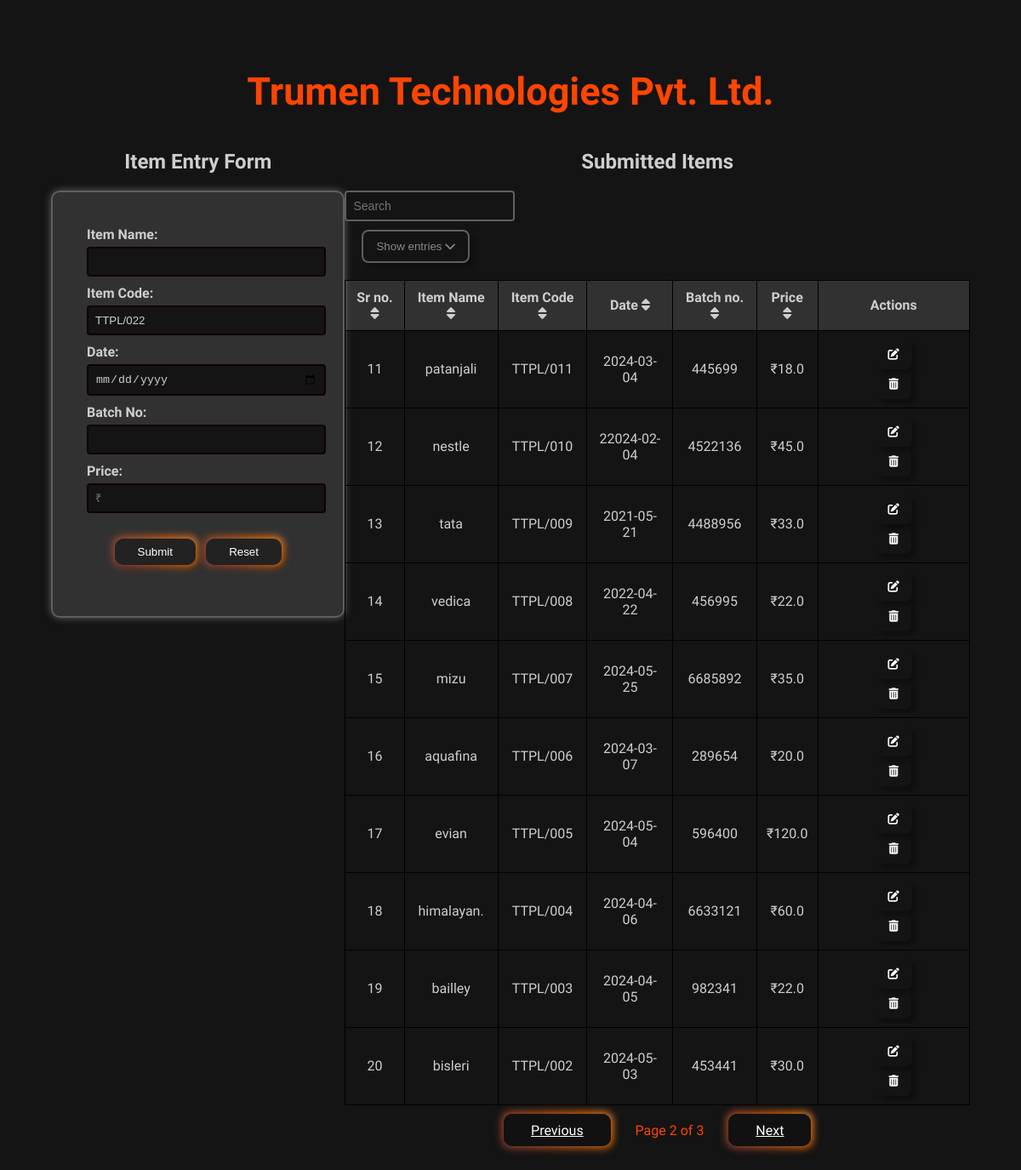
The page /?page=2&limit=10 on the database its author committed.
### tables this page shows
CREATE TABLE Item (
                id INTEGER PRIMARY KEY AUTOINCREMENT,
                itemName TEXT NOT NULL,
                itemCode TEXT NOT NULL,
                date TEXT NOT NULL,
                batchNo TEXT NOT NULL,
                price REAL NOT NULL
            );

### atharva_trumen final/atharva/app.py (the view)
@app.route('/')
def index():
    conn = get_db_connection()
    page = request.args.get('page', 1, type=int)
    limit = request.args.get('limit', 10, type=int)
    total_items = conn.execute('SELECT COUNT(*) AS count FROM Item').fetchone()['count']
    total_pages = math.ceil(total_items / limit) if limit > 0 else 1
    if page < 1:
        page = 1
    elif page > total_pages:
        page = total_pages
    offset = (page - 1) * limit
    if limit > 0:
        items = conn.execute('SELECT * FROM Item ORDER BY id DESC LIMIT ? OFFSET ?', (limit, offset)).fetchall()
    else:
        items = conn.execute('SELECT * FROM Item ORDER BY id DESC').fetchall()
    next_item_code = get_next_item_code()
    conn.close()
    return render_template('index.html', items=items, next_item_code=next_item_code, page=page, limit=limit, total_pages=total_pages)

### atharva_trumen final/atharva/app.py (called while the page is built)
def get_db_connection():
    conn = sqlite3.connect(DATABASE)
    conn.row_factory = sqlite3.Row
    return conn

def get_next_item_code():
    with get_db_connection() as conn:
        result = conn.execute('SELECT COUNT(*) AS count FROM Item').fetchone()
        count = result['count']
        next_code = f'TTPL/{count + 1:03d}'
        return next_code

### atharva_trumen final/atharva/templates/index.html (shortened to what this page needs)
<!DOCTYPE html>
<html lang="en">
<head>
    <link rel="stylesheet" href="../static/styles.css">
    <link rel="stylesheet" href="https://cdnjs.cloudflare.com/ajax/libs/font-awesome/6.0.0-beta3/css/all.min.css">
</head>
<body>
    <header>
        <h1 style="text-align:center;"><span class="animated-text">Trumen Technologies Pvt. Ltd.</span></h1>
    </header>
    <main class="main">
        <section class="container1">
            <h2 style="text-align:center;">Item Entry Form</h2>
            <form id="itemForm" action="{{ url_for('add_item') }}" method="post">
                <label for="itemName">Item Name:</label>
                <input type="text" id="itemName" name="itemName" required>
                <br>
                <label for="itemCode">Item Code:</label>
                <input type="text" id="itemCode" name="itemCode" value="{{ next_item_code }}" readonly>
                <br>
                <label for="date">Date:</label>
                <input type="date" id="date" name="date" required>
                <br>
                <label for="batchNo">Batch No:</label>
                <input type="text" id="batchNo" name="batchNo" required>
                <br>
                <label for="price">Price:</label>
                <input type="number" id="price" name="price" placeholder="₹" required>
                <br>
                <div class="btn">
                    <button type="submit" class="button">Submit</button>
                    <button type="reset" class="button" onclick="resetForm()">Reset</button>
                </div>
            </form>
        </section>
        <section class="container2">
            <h2 style="text-align:center;">Submitted Items</h2>
            <div class="table-options">
                <input type="text" id="searchInput" onkeyup="searchTable()" placeholder="Search">
                <div class="dropdown">
                    <button class="dropbtn">
                        Show entries <i class="fa fa-chevron-down"></i>
                    </button>
                </div>
            </div>
            <table id="itemsTable">
                <thead>
                    <tr>
                        <th class="sortable" style="text-align:center;" onclick="sortTable(0)">Sr no. <i class="fa fa-sort"></i></th>
                        <th class="sortable" style="text-align:center;" onclick="sortTable(1)">Item Name <i class="fa fa-sort"></i></th>
                        <th class="sortable" style="text-align:center;" onclick="sortTable(2)">Item Code <i class="fa fa-sort"></i></th>
                        <th class="sortable" style="text-align:center;" onclick="sortTable(3)">Date <i class="fa fa-sort"></i></th>
                        <th class="sortable" style="text-align:center;" onclick="sortTable(4)">Batch no. <i class="fa fa-sort"></i></th>
                        <th class="sortable" style="text-align:center;" onclick="sortTable(5)">Price <i class="fa fa-sort"></i></th>
                        <th style="text-align:center;">Actions</th>
                    </tr>
                </thead>
                <tbody>
                    {% for item in items %}
                    <tr>
                        <td style="text-align:center;">{{ loop.index + (page - 1) * limit }}</td>
                        <td style="text-align:center;">{{ item.itemName }}</td>
                        <td style="text-align:center;">{{ item.itemCode }}</td>
                        <td style="text-align:center;">{{ item.date }}</td>
                        <td style="text-align:center;">{{ item.batchNo }}</td>
                        <td style="text-align:center;">₹{{ item.price }}</td>
                        <td style="text-align:center;">
                            <button onclick="editItem('{{ item.id }}', '{{ item.itemName }}', '{{ item.itemCode }}', '{{ item.date }}', '{{ item.batchNo }}', '{{ item.price }}')" style="background:none;border:none;cursor:pointer;">
                                <i class="fas fa-edit" style="color:rgb(255, 255, 255);"></i>
                            </button>
                            <form class="formnone" action="{{ url_for('delete_item', item_id=item.id) }}" method="post" style="display:inline;">
                                <button type="submit" style="background:none;border:none;cursor:pointer;">
                                    <i class="fas fa-trash-alt" style="color:rgb(255, 255, 255);"></i>
                                </button>
                            </form>
                        </td>
                    </tr>
                    {% endfor %}
                </tbody>
            </table>
            <div style="text-align: center; margin-top: 20px;">
                {% if page > 1 %}
                <a href="{{ url_for('index', page=page-1, limit=limit) }}" class="button" style="margin-right: 25px;">Previous</a>
                {% endif %}
                <span style="font-size: medium;">Page {{ page }} of {{ total_pages }}</span>
                {% if page < total_pages %}
                <a href="{{ url_for('index', page=page+1, limit=limit) }}" class="button" style="margin-left: 25px;">Next</a>
                {% endif %}
            </div>
        </section>
    </main>
</body>
</html>

### atharva_trumen final/atharva/static/styles.css (style rules this page uses)
body { font-family: "Radio Canada Big", sans-serif; color: rgb(206, 206, 206); background-color: #141414; margin: 20px; padding: 40px; }
span { color: orangered; font-size: 45px; }
.main { display: flex; align-content: center; justify-content: space-between; }
.container1 { width: 400px; }
form { background-color: #83838343; padding: 40px; border-radius: 10px; box-shadow: 0 0 10px rgba(169, 169, 169, 0.5); max-width: 400px; margin: auto; border: 2.45px solid rgb(95, 95, 95); }
label { font-weight: bold; margin-bottom: 5px; display: block; }
input[type="text"], input[type="date"], input[type="number"] { width: 100%; padding: 8px; margin-bottom: 10px; color: rgb(206, 206, 206); background-color: #141414; border: 2.45px solid rgb(18, 0, 0); border-radius: 4px; }
button { padding: 10px 15px; background-color: orangered; border: 2.45px solid rgb(95, 95, 95); border-radius: 8px; cursor: pointer; box-shadow: 5px 5px 5px rgba(0, 0, 0, 0.3); }
table { width: 100%; border-collapse: collapse; margin-top: 20px; }
td, th { padding: 10px; text-align: left; border: 1px solid #000000; }
th { background-color: #83838343; }
.btn { display: flex; padding: 20px; justify-content: space-evenly; }
.button { padding: 0.6em 2em; border: none; outline: none; color: rgb(255, 255, 255); background: #111; cursor: pointer; position: relative; z-index: 0; border-radius: 10px; user-select: none; -webkit-user-select: none; touch-action: manipulation; }
.button:before { content: ""; background: linear-gradient(45deg, #8e3c3c, #ff7300, #fdfdfd, #ff8000, #d7360a); position: absolute; top: -2px; left: -2px; background-size: 400%; z-index: -1; filter: blur(5px); -webkit-filter: blur(5px); width: calc(100% + 4px); height: calc(100% + 4px); animation: glowing-button-85 20s linear infinite; transition: opacity 0.3s ease-in-out; border-radius: 10px; }
.button:after { z-index: -1; content: ""; position: absolute; width: 100%; height: 100%; background: #222; left: 0; top: 0; border-radius: 10px; }
.fa-trash-alt { color: rgb(255, 255, 255); cursor: pointer; }
.formnone { border: none; box-shadow: none; background-color: transparent; margin: 0; }
.animated-text { animation: slideIn 1s ease-out; }
#searchInput { padding: 8px; width: 200px; box-sizing: border-box; font-size: 14px; border: 2.45px solid rgb(95, 95, 95); margin-right: 500px; }
.dropbtn { color: rgb(138, 137, 137); background-color: #141414; }
.dropdown { position: relative; display: inline-block; margin-left: 20px; }

### rows shown on the page
Item: itemName "patanjali", itemCode "TTPL/011", date "2024-03-04", batchNo "445699", price "18.0"
Item: itemName "nestle", itemCode "TTPL/010", date "22024-02-04", batchNo "4522136", price "45.0"
Item: itemName "tata", itemCode "TTPL/009", date "2021-05-21", batchNo "4488956", price "33.0"
Item: itemName "vedica", itemCode "TTPL/008", date "2022-04-22", batchNo "456995", price "22.0"
Item: itemName "mizu", itemCode "TTPL/007", date "2024-05-25", batchNo "6685892", price "35.0"
Item: itemName "aquafina", itemCode "TTPL/006", date "2024-03-07", batchNo "289654", price "20.0"
Item: itemName "evian", itemCode "TTPL/005", date "2024-05-04", batchNo "596400", price "120.0"
Item: itemName "himalayan.", itemCode "TTPL/004", date "2024-04-06", batchNo "6633121", price "60.0"
Item: itemName "bailley", itemCode "TTPL/003", date "2024-04-05", batchNo "982341", price "22.0"
Item: itemName "bisleri", itemCode "TTPL/002", date "2024-05-03", batchNo "453441", price "30.0"

### other values the page prints
{{ page }} "2"
{{ total_pages }} "3"
